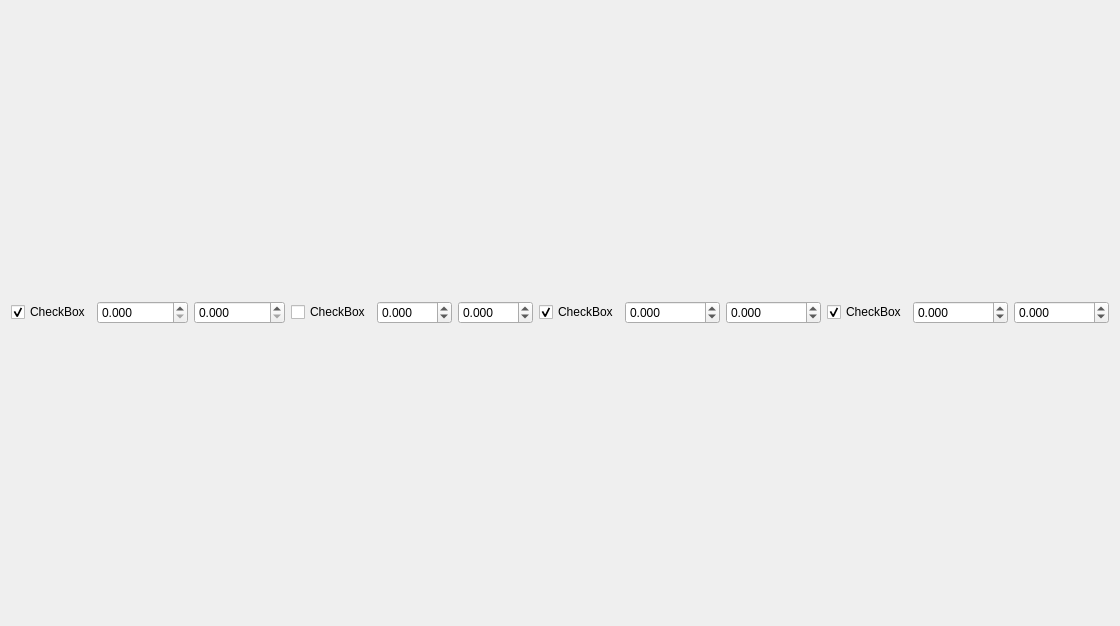
<?xml version="1.0" encoding="UTF-8"?>
<ui version="4.0">
 <class>Form</class>
 <widget class="QWidget" name="Form">
  <property name="geometry">
   <rect>
    <x>0</x>
    <y>0</y>
    <width>1084</width>
    <height>626</height>
   </rect>
  </property>
  <property name="windowTitle">
   <string>Form</string>
  </property>
  <layout class="QGridLayout" name="gridLayout_2">
   <item row="0" column="0">
    <layout class="QVBoxLayout" name="verticalLayout">
     <item>
      <layout class="QHBoxLayout" name="top_lt"/>
     </item>
     <item>
      <layout class="QGridLayout" name="bot_lt">
       <item row="0" column="0">
        <layout class="QHBoxLayout" name="amp_control_lt">
         <item>
          <widget class="QCheckBox" name="amp_cb">
           <property name="text">
            <string>CheckBox</string>
           </property>
           <property name="checked">
            <bool>true</bool>
           </property>
          </widget>
         </item>
         <item>
          <widget class="QDoubleSpinBox" name="amp_min_sb">
           <property name="decimals">
            <number>3</number>
           </property>
           <property name="maximum">
            <double>12000000.000000000000000</double>
           </property>
           <property name="singleStep">
            <double>0.100000000000000</double>
           </property>
          </widget>
         </item>
         <item>
          <widget class="QDoubleSpinBox" name="amp_max_sb">
           <property name="decimals">
            <number>3</number>
           </property>
           <property name="maximum">
            <double>12000000.000000000000000</double>
           </property>
           <property name="singleStep">
            <double>0.100000000000000</double>
           </property>
          </widget>
         </item>
        </layout>
       </item>
       <item row="0" column="1">
        <layout class="QHBoxLayout" name="phase_control_lt">
         <item>
          <widget class="QCheckBox" name="phase_cb">
           <property name="text">
            <string>CheckBox</string>
           </property>
           <property name="checked">
            <bool>false</bool>
           </property>
           <property name="tristate">
            <bool>false</bool>
           </property>
          </widget>
         </item>
         <item>
          <widget class="QDoubleSpinBox" name="phase_min_sb">
           <property name="decimals">
            <number>3</number>
           </property>
           <property name="minimum">
            <double>-180.000000000000000</double>
           </property>
           <property name="maximum">
            <double>180.000000000000000</double>
           </property>
          </widget>
         </item>
         <item>
          <widget class="QDoubleSpinBox" name="phase_max_sb">
           <property name="decimals">
            <number>3</number>
           </property>
           <property name="minimum">
            <double>-180.000000000000000</double>
           </property>
           <property name="maximum">
            <double>180.000000000000000</double>
           </property>
          </widget>
         </item>
        </layout>
       </item>
       <item row="0" column="2">
        <layout class="QHBoxLayout" name="real_control_lt">
         <item>
          <widget class="QCheckBox" name="real_cb">
           <property name="text">
            <string>CheckBox</string>
           </property>
           <property name="checked">
            <bool>true</bool>
           </property>
          </widget>
         </item>
         <item>
          <widget class="QDoubleSpinBox" name="real_min_sb">
           <property name="decimals">
            <number>3</number>
           </property>
           <property name="minimum">
            <double>-12000000.000000000000000</double>
           </property>
           <property name="maximum">
            <double>12000000.000000000000000</double>
           </property>
           <property name="singleStep">
            <double>0.100000000000000</double>
           </property>
          </widget>
         </item>
         <item>
          <widget class="QDoubleSpinBox" name="real_max_sb">
           <property name="decimals">
            <number>3</number>
           </property>
           <property name="minimum">
            <double>-12000000.000000000000000</double>
           </property>
           <property name="maximum">
            <double>12000000.000000000000000</double>
           </property>
           <property name="singleStep">
            <double>0.100000000000000</double>
           </property>
          </widget>
         </item>
        </layout>
       </item>
       <item row="0" column="3">
        <layout class="QHBoxLayout" name="imag_control_lt">
         <item>
          <widget class="QCheckBox" name="imag_cb">
           <property name="text">
            <string>CheckBox</string>
           </property>
           <property name="checked">
            <bool>true</bool>
           </property>
          </widget>
         </item>
         <item>
          <widget class="QDoubleSpinBox" name="imag_min_sb">
           <property name="decimals">
            <number>3</number>
           </property>
           <property name="minimum">
            <double>-12000000.000000000000000</double>
           </property>
           <property name="maximum">
            <double>12000000.000000000000000</double>
           </property>
           <property name="singleStep">
            <double>0.100000000000000</double>
           </property>
          </widget>
         </item>
         <item>
          <widget class="QDoubleSpinBox" name="imag_max_sb">
           <property name="decimals">
            <number>3</number>
           </property>
           <property name="minimum">
            <double>-12000000.000000000000000</double>
           </property>
           <property name="maximum">
            <double>12000000.000000000000000</double>
           </property>
           <property name="singleStep">
            <double>0.100000000000000</double>
           </property>
          </widget>
         </item>
        </layout>
       </item>
      </layout>
     </item>
    </layout>
   </item>
  </layout>
 </widget>
 <resources/>
 <connections/>
</ui>
